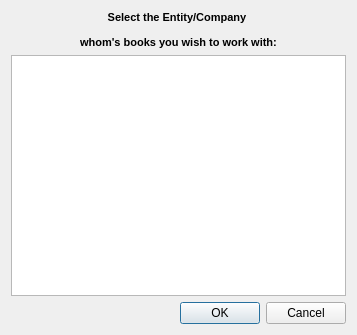
<?xml version="1.0" encoding="UTF-8"?>
<ui version="4.0">
 <class>Dialog</class>
 <widget class="QDialog" name="Dialog">
  <property name="geometry">
   <rect>
    <x>0</x>
    <y>0</y>
    <width>357</width>
    <height>335</height>
   </rect>
  </property>
  <property name="windowTitle">
   <string>My Entity/Company</string>
  </property>
  <layout class="QVBoxLayout" name="verticalLayout">
   <item>
    <widget class="QLabel" name="lbl">
     <property name="font">
      <font>
       <pointsize>8</pointsize>
       <weight>75</weight>
       <bold>true</bold>
      </font>
     </property>
     <property name="text">
      <string>&lt;html&gt;&lt;head/&gt;&lt;body&gt;&lt;p align=&quot;center&quot;&gt;Select the Entity/Company &lt;/p&gt;&lt;p align=&quot;center&quot;&gt;whom's books you wish to work with:&lt;/p&gt;&lt;/body&gt;&lt;/html&gt;</string>
     </property>
    </widget>
   </item>
   <item>
    <widget class="QListView" name="listView">
     <property name="font">
      <font>
       <pointsize>11</pointsize>
       <weight>75</weight>
       <bold>true</bold>
      </font>
     </property>
     <property name="editTriggers">
      <set>QAbstractItemView::NoEditTriggers</set>
     </property>
     <property name="showDropIndicator" stdset="0">
      <bool>false</bool>
     </property>
     <property name="alternatingRowColors">
      <bool>true</bool>
     </property>
    </widget>
   </item>
   <item>
    <widget class="QDialogButtonBox" name="btnBox">
     <property name="orientation">
      <enum>Qt::Horizontal</enum>
     </property>
     <property name="standardButtons">
      <set>QDialogButtonBox::Cancel|QDialogButtonBox::Ok</set>
     </property>
    </widget>
   </item>
  </layout>
 </widget>
 <resources/>
 <connections>
  <connection>
   <sender>btnBox</sender>
   <signal>accepted()</signal>
   <receiver>Dialog</receiver>
   <slot>accept()</slot>
   <hints>
    <hint type="sourcelabel">
     <x>248</x>
     <y>254</y>
    </hint>
    <hint type="destinationlabel">
     <x>157</x>
     <y>274</y>
    </hint>
   </hints>
  </connection>
  <connection>
   <sender>btnBox</sender>
   <signal>rejected()</signal>
   <receiver>Dialog</receiver>
   <slot>reject()</slot>
   <hints>
    <hint type="sourcelabel">
     <x>316</x>
     <y>260</y>
    </hint>
    <hint type="destinationlabel">
     <x>286</x>
     <y>274</y>
    </hint>
   </hints>
  </connection>
 </connections>
</ui>
